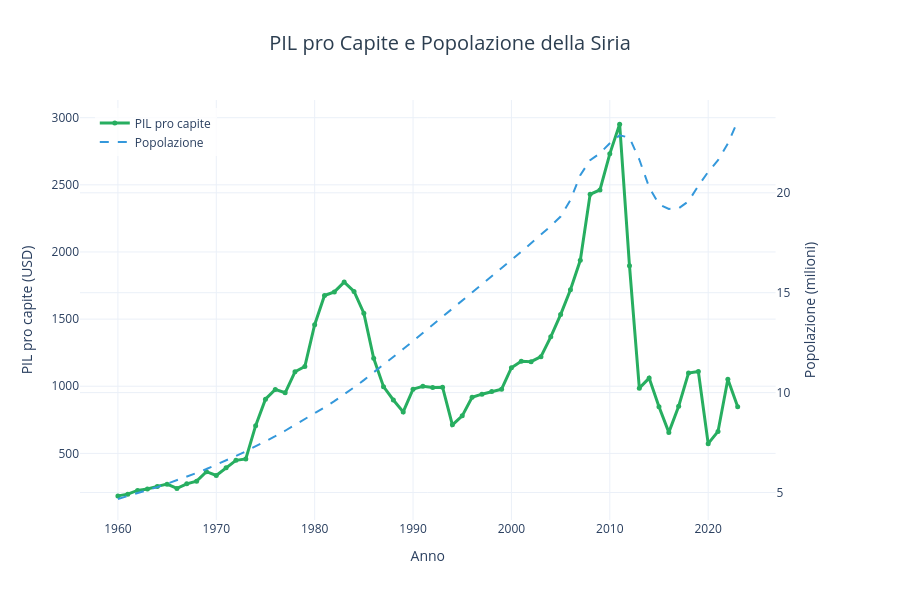

Here is the notebook cell this chart was saved with:
### Markdown cell above
## 3. PIL pro Capite e Demografia
La sostenibilità fiscale e il benessere individuale rimangono sfide critiche per la ripresa economica siriana.

### Code cell
# Estrazione dati popolazione e PIL pro capite
pop_data = df[df['Series Code'] == 'SP.POP.TOTL'].iloc[0]
gdp_per_capita_data = df[df['Series Code'] == 'NY.GDP.PCAP.CD'].iloc[0]

pop_values = []
gdp_pc_values = []

for col in df.columns:
    if '[YR' in col:
        pop_val = pop_data[col]
        gdp_pc_val = gdp_per_capita_data[col]
        
        pop_values.append(float(pop_val)/1e6 if pop_val != '..' else None)
        gdp_pc_values.append(float(gdp_pc_val) if gdp_pc_val != '..' else None)

fiscal_df = pd.DataFrame({
    'Anno': years,
    'Popolazione (milioni)': pop_values,
    'PIL pro capite (USD)': gdp_pc_values
})
fiscal_df['Anno'] = pd.to_numeric(fiscal_df['Anno'])
fiscal_df = fiscal_df.dropna()

# Grafico interattivo con doppio asse
fig_fiscal = make_subplots(specs=[[{"secondary_y": True}]])

fig_fiscal.add_trace(
    go.Scatter(
        x=fiscal_df['Anno'],
        y=fiscal_df['PIL pro capite (USD)'],
        mode='lines+markers',
        name='PIL pro capite',
        line=dict(color='#27ae60', width=3),
        marker=dict(size=5),
        hovertemplate='<b>Anno %{x}</b><br>PIL/capita: $%{y:.0f}<extra></extra>'
    ),
    secondary_y=False
)

fig_fiscal.add_trace(
    go.Scatter(
        x=fiscal_df['Anno'],
        y=fiscal_df['Popolazione (milioni)'],
        mode='lines',
        name='Popolazione',
        line=dict(color='#3498db', width=2, dash='dash'),
        hovertemplate='<b>Anno %{x}</b><br>Pop: %{y:.1f}M<extra></extra>'
    ),
    secondary_y=True
)

fig_fiscal.update_xaxes(title_text="Anno")
fig_fiscal.update_yaxes(title_text="PIL pro capite (USD)", secondary_y=False)
fig_fiscal.update_yaxes(title_text="Popolazione (milioni)", secondary_y=True)

fig_fiscal.update_layout(
    title={
        'text': 'PIL pro Capite e Popolazione della Siria',
        'x': 0.5,
        'xanchor': 'center',
        'font': {'size': 20, 'color': '#2c3e50'}
    },
    height=600,
    template='plotly_white',
    hovermode='x unified',
    legend=dict(x=0.02, y=0.98, bgcolor='rgba(255,255,255,0.8)')
)

fig_fiscal.show()

# Statistiche
peak_gdp_pc = fiscal_df.loc[fiscal_df['PIL pro capite (USD)'].idxmax()]
current_gdp_pc = fiscal_df.iloc[-1]
print(f"\n⬆️ Picco PIL pro capite: ${peak_gdp_pc['PIL pro capite (USD)']:.0f} nel {peak_gdp_pc['Anno']:.0f}")
print(f"📊 PIL pro capite attuale ({current_gdp_pc['Anno']:.0f}): ${current_gdp_pc['PIL pro capite (USD)']:.0f}")
print(f"📉 Riduzione: {((current_gdp_pc['PIL pro capite (USD)'] / peak_gdp_pc['PIL pro capite (USD)']) - 1) * 100:.1f}%")

### Figure 1 — Plotly figure (JSON) as saved in the notebook; plotly's stock layout.template omitted (floating-point values rounded to 4 significant figures)
{"data": [{"hovertemplate": "<b>Anno %{x}</b><br>PIL/capita: $%{y:.0f}<extra></extra>", "line": {"color": "#27ae60", "width": 3}, "marker": {"size": 5}, "mode": "lines+markers", "name": "PIL pro capite", "type": "scatter", "x": [1960, 1961, 1962, 1963, 1964, 1965, 1966, 1967, 1968, 1969, 1970, 1971, 1972, 1973, 1974, 1975, 1976, 1977, 1978, 1979, 1980, 1981, 1982, 1983, 1984, 1985, 1986, 1987, 1988, 1989, 1990, 1991, 1992, 1993, 1994, 1995, 1996, 1997, 1998, 1999, 2000, 2001, 2002, 2003, 2004, 2005, 2006, 2007, 2008, 2009, 2010, 2011, 2012, 2013, 2014, 2015, 2016, 2017, 2018, 2019, 2020, 2021, 2022, 2023], "xaxis": "x", "y": [183.5, 196.3, 223.9, 234.9, 254.2, 270.8, 239.3, 272.9, 293.3, 363.6, 335.5, 392.5, 448.2, 458.8, 706.6, 903.7, 976.5, 951.2, 1108.0, 1146.0, 1458.0, 1676.0, 1703.0, 1776.0, 1706.0, 1544.0, 1208.0, 997.1, 897.7, 809.0, 978.5, 1000.0, 990.1, 992.8, 712.4, 779.7, 918.2, 940.8, 960.8, 978.2, 1138.0, 1187.0, 1183.0, 1220.0, 1368.0, 1534.0, 1719.0, 1938.0, 2429.0, 2462.0, 2731.0, 2952.0, 1898.0, 985.9, 1061.0, 847.7, 656.3, 851.5, 1098.0, 1110.0, 572.4, 663.6, 1052.0, 847.4], "yaxis": "y"}, {"hovertemplate": "<b>Anno %{x}</b><br>Pop: %{y:.1f}M<extra></extra>", "line": {"color": "#3498db", "dash": "dash", "width": 2}, "mode": "lines", "name": "Popolazione", "type": "scatter", "x": [1960, 1961, 1962, 1963, 1964, 1965, 1966, 1967, 1968, 1969, 1970, 1971, 1972, 1973, 1974, 1975, 1976, 1977, 1978, 1979, 1980, 1981, 1982, 1983, 1984, 1985, 1986, 1987, 1988, 1989, 1990, 1991, 1992, 1993, 1994, 1995, 1996, 1997, 1998, 1999, 2000, 2001, 2002, 2003, 2004, 2005, 2006, 2007, 2008, 2009, 2010, 2011, 2012, 2013, 2014, 2015, 2016, 2017, 2018, 2019, 2020, 2021, 2022, 2023], "xaxis": "x", "y": [4.673, 4.815, 4.959, 5.11, 5.269, 5.435, 5.609, 5.79, 5.979, 6.175, 6.381, 6.598, 6.826, 7.06, 7.302, 7.554, 7.817, 8.091, 8.373, 8.662, 8.958, 9.26, 9.573, 9.905, 10.26, 10.63, 11.0, 11.39, 11.78, 12.18, 12.58, 12.98, 13.39, 13.8, 14.21, 14.62, 15.02, 15.42, 15.82, 16.23, 16.64, 17.05, 17.47, 17.89, 18.34, 18.81, 19.64, 20.88, 21.64, 21.98, 22.48, 22.88, 22.76, 21.67, 20.27, 19.42, 19.19, 19.22, 19.58, 20.35, 21.05, 21.63, 22.46, 23.59], "yaxis": "y2"}], "layout": {"height": 600, "hovermode": "x unified", "legend": {"bgcolor": "rgba(255,255,255,0.8)", "x": 0.02, "y": 0.98}, "title": {"font": {"color": "#2c3e50", "size": 20}, "text": "PIL pro Capite e Popolazione della Siria", "x": 0.5, "xanchor": "center"}, "xaxis": {"anchor": "y", "domain": [0, 0.94], "title": {"text": "Anno"}}, "yaxis": {"anchor": "x", "domain": [0, 1], "title": {"text": "PIL pro capite (USD)"}}, "yaxis2": {"anchor": "x", "overlaying": "y", "side": "right", "title": {"text": "Popolazione (milioni)"}}}}
